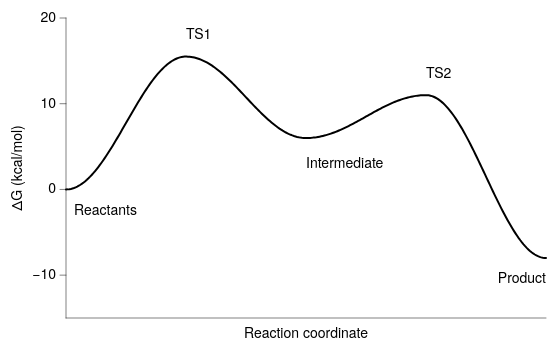

The specification (Vega-Lite) saved for this image:
### Vega-Lite specification from a JSON file in a GitHub repository (floating-point values rounded to 4 significant figures; data arrays with more than 128 entries replaced by an {"elided": "..."} marker saying what was removed)
{"background": null, "config": {"arc": {"fill": "#DBDBDB", "fillOpacity": 1.0, "innerRadius": 37.5, "padAngle": 0.03, "stroke": "black", "strokeOpacity": 1, "strokeWidth": 0.25}, "area": {"fill": "#DBDBDB", "fillOpacity": 1.0, "stroke": "black", "strokeOpacity": 1, "strokeWidth": 0.25}, "axis": {"domain": true, "domainCap": "round", "domainColor": "black", "domainWidth": 0.25, "grid": false, "gridCap": "round", "gridColor": "#F1F1F1", "gridDash": [0, 0], "gridOpacity": 1.0, "gridWidth": 0.25, "labelColor": "black", "labelFont": "Helvetica Neue", "labelFontSize": 7, "labelFontStyle": "normal", "labelFontWeight": 400, "offset": 0, "ticks": true, "tickCap": "round", "tickColor": "black", "tickRound": false, "tickSize": 3, "tickWidth": 0.25, "titleColor": "black", "titleFont": "Helvetica Neue", "titleFontSize": 7, "titleFontStyle": "normal", "titleFontWeight": 400}, "axisX": {"domain": true, "labelAlign": "center", "labelAngle": 0, "labels": true, "ticks": true, "translate": 0}, "axisY": {"domain": true, "labelAlign": "right", "labelAngle": 0, "labels": true, "ticks": true, "translate": 0}, "axisRight": {"domain": true, "labelAlign": "left", "labelAngle": 0, "labels": true, "ticks": true, "translate": 0}, "axisTop": {"domain": true, "labelAlign": "center", "labelAngle": 0, "labels": true, "ticks": true, "translate": 0}, "axisBand": {"tickOffset": 0}, "bar": {"fill": "#DBDBDB", "fillOpacity": 1.0, "stroke": "black", "strokeOpacity": 1, "strokeWidth": 0.25}, "boxplot": {"size": 13.5, "ticks": {"cornerRadius": 0.25, "fill": "black", "opacity": 1, "size": 6.75, "thickness": 0.25}, "box": {"fillOpacity": 1.0, "stroke": "black", "strokeOpacity": 1, "strokeWidth": 0.25}, "median": {"cornerRadius": 0, "fill": "black", "fillOpacity": 1.0, "opacity": 1, "size": 13.5, "thickness": 0.25}, "rule": {"fill": "black", "fillOpacity": 1.0, "size": 15.0, "stroke": "black", "strokeDash": [0, 0], "strokeOpacity": 1, "strokeWidth": 0.25}, "outliers": {"color": "black", "fill": "black", "fillOpacity": 1.0, "size": 0, "stroke": "black", "strokeOpacity": 1, "strokeWidth": 0.25}}, "circle": {"fill": "black", "fillOpacity": 1.0, "size": 0.75, "stroke": null, "strokeOpacity": 1, "strokeWidth": 0.25}, "errorband": {"band": {"fillOpacity": 0.6, "stroke": null, "strokeWidth": 0.25, "strokeOpacity": 1}, "borders": {"opacity": 0, "strokeOpacity": 0.25, "strokeWidth": 1}}, "errorbar": {"opacity": 1, "rule": {"strokeDash": [0, 0], "strokeWidth": 0.25}, "ticks": {"color": "black", "cornerRadius": 0.125, "opacity": 1, "size": 9.0, "thickness": 0.25}, "thickness": 0.25}, "font": "Helvetica Neue", "geoshape": {"fill": "#DBDBDB", "fillOpacity": 1.0, "stroke": "black", "strokeOpacity": 1, "strokeWidth": 0.25}, "header": {"labelColor": "black", "labelFont": "Helvetica Neue", "labelFontSize": 7, "labelFontStyle": "normal", "labelFontWeight": 400, "titleColor": "black", "titleFont": "Helvetica Neue", "titleFontSize": 7, "titleFontStyle": "normal", "titleFontWeight": 400, "titlePadding": 0}, "legend": {"disable": false, "offset": 4.5, "titlePadding": 4, "labelOffset": 2, "gradientLabelOffset": 2, "gradientLength": 75.0, "gradientThickness": 7.5, "gradientOpacity": 1.0, "gradientStrokeColor": "black", "gradientStrokeWidth": 0.25, "labelColor": "black", "labelFont": "Helvetica Neue", "labelFontSize": 7, "labelFontStyle": "normal", "labelFontWeight": 400, "strokeColor": "black", "strokeWidth": 0, "symbolSize": 42, "symbolStrokeColor": "black", "symbolStrokeWidth": 0.25, "titleColor": "black", "titleFont": "Helvetica Neue", "titleFontSize": 7, "titleFontStyle": "normal", "titleFontWeight": 400}, "line": {"color": "black", "stroke": "black", "strokeCap": "round", "strokeDash": [0, 0], "strokeOpacity": 1, "strokeWidth": 0.375}, "point": {"filled": true, "fill": "#DBDBDB", "fillOpacity": 1.0, "size": 7.5, "stroke": "black", "strokeOpacity": 1, "strokeWidth": 0.25}, "range": {"category": ["#C6D9F1", "#F1C9CB", "#FEF0B9", "#CEE37A", "#7AA8E0", "#E589A3", "#FDDD5D", "#68B961", "#4177B1", "#C35082", "#E5C227", "#438156"], "diverging": {"scheme": ["#C35082", "#CE6D94", "#D989A7", "#E2A4BA", "#EABFCE", "#F1DBE2", "#F6F6F6", "#D7E0EB", "#B9CBE0", "#9BB6D5", "#7DA1C9", "#5F8CBD", "#4177B1"]}, "heatmap": {"scheme": ["#32022B", "#43044D", "#4C196E", "#4D338C", "#484DA6", "#3A68BB", "#1D83CA", "#1D9CCB", "#23B5C9", "#28CDC5", "#4DE0B4", "#91EE9F"]}, "ordinal": {"scheme": ["#F1F1F1", "#DBDBDB", "#C6C6C6", "#B2B2B2", "#9D9D9D", "#898989", "#767676", "#636363", "#515151", "#404040", "#2F2F2F", "#1F1F1F"]}, "ramp": {"scheme": ["#32022B", "#43044D", "#4C196E", "#4D338C", "#484DA6", "#3A68BB", "#1D83CA", "#1D9CCB", "#23B5C9", "#28CDC5", "#4DE0B4", "#91EE9F"]}}, "rule": {"color": "black", "stroke": "black", "strokeCap": "round", "strokeDash": [2, 2], "strokeOpacity": 1, "strokeWidth": 0.25}, "scale": {"bandPaddingInner": 0.1, "bandPaddingOuter": 0.1, "round": false}, "rect": {"fill": "#DBDBDB", "fillOpacity": 1.0, "stroke": "black", "strokeOpacity": 1, "strokeWidth": 0.25}, "square": {"fill": "#DBDBDB", "fillOpacity": 1.0, "size": 15.0, "stroke": "black", "strokeOpacity": 1, "strokeWidth": 0.25}, "text": {"color": "black", "font": "Helvetica Neue", "fontSize": 7, "fontStyle": "normal", "fontWeight": 400}, "tick": {"color": "black", "cornerRadius": 0.125, "opacity": 1.0, "size": 13.5, "thickness": 0.25}, "title": {"anchor": "middle", "frame": "group", "color": "black", "font": "Helvetica Neue", "fontSize": 7, "fontStyle": "normal", "fontWeight": 400, "subtitleColor": "black", "subtitleFont": "Helvetica Neue", "subtitleFontSize": "Helvetica Neue", "subtitleFontStyle": "normal", "subtitleFontWeight": 400}, "trail": {"color": "black", "opacity": 1, "size": 0.375}, "view": {"continuousWidth": 240, "continuousHeight": 150, "discreteWidth": 240, "discreteHeight": 150, "fill": null, "stroke": null, "strokeWidth": 0.25}}, "layer": [{"data": {"name": "data-2d36b3cbaebd823fa86b183817cd01b9"}, "mark": {"type": "line", "strokeWidth": 1.0}, "encoding": {"x": {"axis": {"labels": false, "ticks": false}, "field": "rc", "title": "Reaction coordinate", "type": "quantitative"}, "y": {"field": "G", "scale": {"domain": [-12, 20]}, "title": "ΔG (kcal/mol)", "type": "quantitative"}}}, {"layer": [{"data": {"values": [{"__dysonsphere__": 1}]}, "mark": {"type": "text", "align": "left", "angle": 0, "baseline": "middle", "dx": 4, "dy": 0, "opacity": 1.0}, "encoding": {"text": {"value": "Reactants"}, "x": {"datum": 0.0}, "y": {"datum": -2.5}}}, {"data": {"values": [{"__dysonsphere__": 1}]}, "mark": {"type": "text", "align": "left", "angle": 0, "baseline": "middle", "dx": 0, "dy": 0, "opacity": 1.0}, "encoding": {"text": {"value": "TS1"}, "x": {"datum": 1.0}, "y": {"datum": 18.0}}}, {"data": {"values": [{"__dysonsphere__": 1}]}, "mark": {"type": "text", "align": "left", "angle": 0, "baseline": "middle", "dx": 0, "dy": 0, "opacity": 1.0}, "encoding": {"text": {"value": "Intermediate"}, "x": {"datum": 2.0}, "y": {"datum": 3.0}}}, {"data": {"values": [{"__dysonsphere__": 1}]}, "mark": {"type": "text", "align": "left", "angle": 0, "baseline": "middle", "dx": 0, "dy": 0, "opacity": 1.0}, "encoding": {"text": {"value": "TS2"}, "x": {"datum": 3.0}, "y": {"datum": 13.5}}}, {"data": {"values": [{"__dysonsphere__": 1}]}, "mark": {"type": "text", "align": "right", "angle": 0, "baseline": "middle", "dx": 0, "dy": 0, "opacity": 1.0}, "encoding": {"text": {"value": "Product"}, "x": {"datum": 4.0}, "y": {"datum": -10.5}}}]}], "$schema": "https://vega.github.io/schema/vega-lite/v6.4.1.json", "datasets": {"data-2d36b3cbaebd823fa86b183817cd01b9": {"elided": "300 records"}}}
